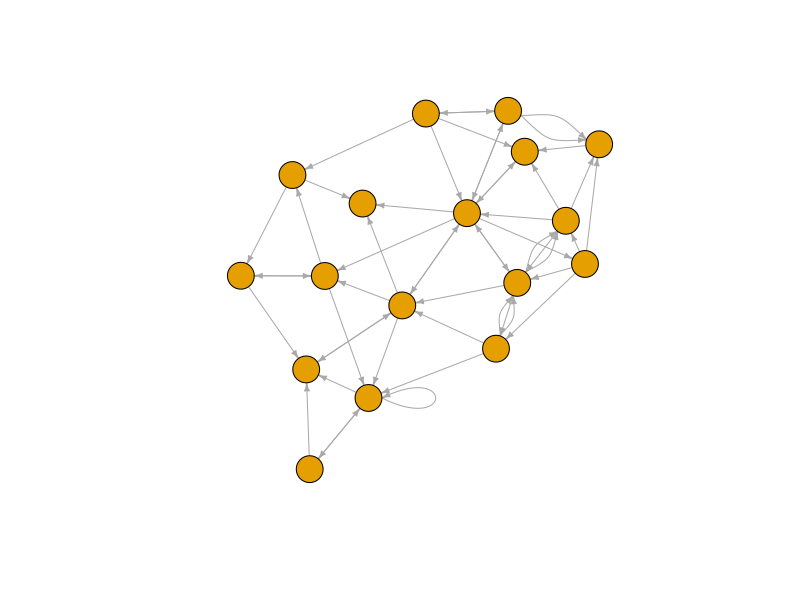
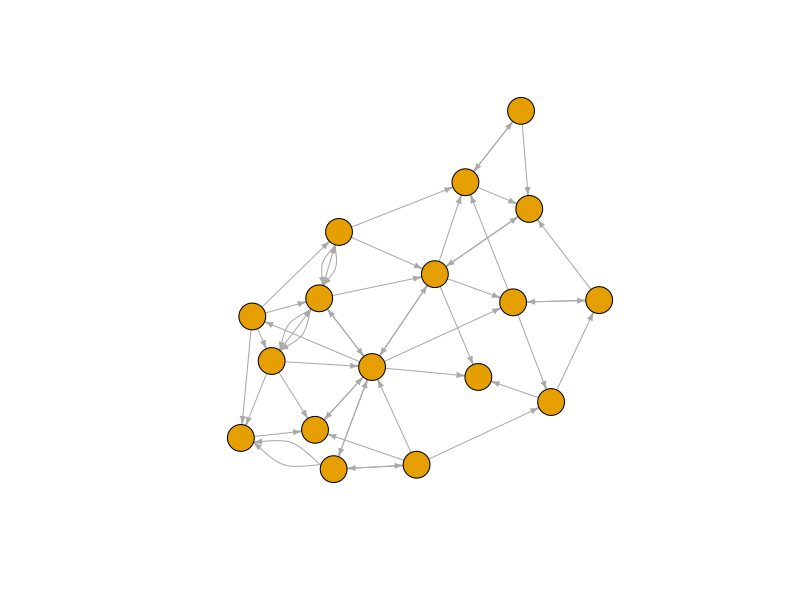
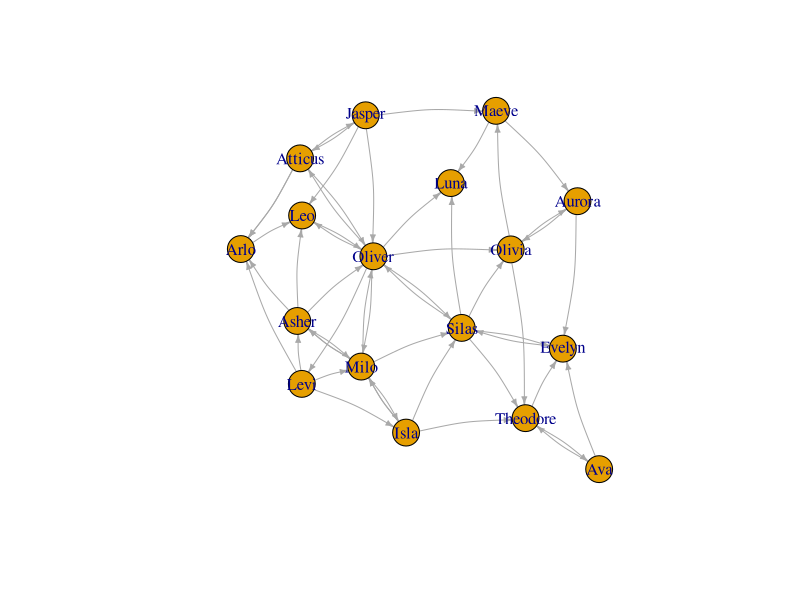
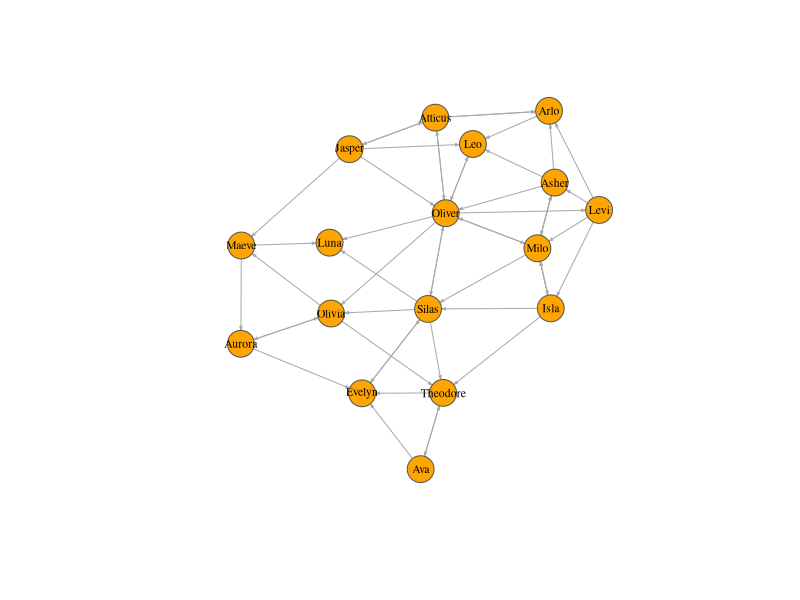

Write R code to recreate these figures, in order. (Note: this script raises an error after producing the figures.)
# 1. Network in igraph

rm(list = ls()) # Remove all the objects we created so far.

library(igraph) # Load the igraph package

# 2. Reading & modifying network data from files

nodes <- read.csv("dataset-blockchain-nodes.csv", header=T, as.is=T)

links <- read.csv("dataset-blockchain-edges.csv", header=T, as.is=T)

head(nodes)

head(links)

nrow(nodes); length(unique(nodes$id))

nrow(links); nrow(unique(links[,c("from", "to")]))

# Notice that there are more links than unique from-to combinations. That means we have cases in the data where there are multiple links between the same two nodes. We will collapse all links of the same type between the same two nodes by summing their weights, using aggregate() by “from”, “to”, & “type”. We don’t use simplify() here so as not to collapse different link types.

links <- aggregate(links[,3], links[,-3], sum)

links <- links[order(links$from, links$to),]

colnames(links)[4] <- "weight"

rownames(links) <- NULL

# 3. Turning networks into igraph objects

# We start by converting the raw data to an igraph network object. Here we use igraph’s graph.data.frame function, which takes two data frames: d and vertices.

# d describes the edges of the network. Its first two columns are the IDs of the source and the target node for each edge. The following columns are edge attributes (weight, type, label, or anything else).
# vertices starts with a column of node IDs. Any following columns are interpreted as node attributes.

net <- graph_from_data_frame(d=links, vertices=nodes, directed=T) 

class(net)

net

# We also have easy access to nodes, edges, and their attributes with:

E(net)       # The edges of the "net" object

V(net)       # The vertices of the "net" object

E(net)$type  # Edge attribute "type"

V(net)$position # Vertex attribute "position"

V(net)$discipline # Vertex attribute "discipline"

V(net)$gender # Vertex attribute "gender"

# Now that we have our igraph network object, let's make a first attempt to plot it.

plot(net, edge.arrow.size=.4,vertex.label=NA)

# That doesn’t look very good. Let’s start fixing things by removing the loops in the graph.

net <- simplify(net, remove.multiple = F, remove.loops = T)

plot(net, edge.arrow.size=.4,vertex.label=NA)

# You might notice that we could have used simplify to combine multiple edges by summing their weights with a command like simplify(net, edge.attr.comb=list(weight="sum","ignore")). The problem is that this would also combine multiple edge types (in our data: “hyperlinks” and “mentions”).

# If you need them, you can extract an edge list or a matrix from igraph networks.

as_edgelist(net, names=T)

as_adjacency_matrix(net, attr="weight")

# Or data frames describing nodes and edges:

as_data_frame(net, what="edges")

as_data_frame(net, what="vertices")

# 5. Plotting networks with igraph
# Plotting with igraph: the network plots have a wide set oparameters you can set. Those include node options 

# plot with curved edges (edge.curved=.1) and reduce arrow size:
plot(net, edge.arrow.size=.4, edge.curved=.1)

# Set edge colour to gray, and the node colour to orange.
# Replace the vertex label with the node names stored in "name"

plot(net, edge.arrow.size=.2, edge.curved=0,
     vertex.color="orange", vertex.frame.color="#555555",
     vertex.label=V(net)$name, vertex.label.color="black",
     vertex.label.cex=.7)

# Generate colors based on media type:

colrs <-c("gray50", "tomato", "gold", "azure", "beige", "coral", "cornsilk", "chocolate")

V(net)$color <- colrs[V(net)$discipline.type]

# set node size based on authority power size: (provisional)

V(net)$size <- V(net)$authority.size*0.7

# The labels are currently node IDs.

# Setting them to NA will render no labels:

V(net)$label.color <- "black"
V(net)$label <- NA

# Set edge width based on weight:

E(net)$width <- E(net)$weight/6

# Change arrow size and edge color:

E(net)$arrow.size <- .2
E(net)$edge.color <- "gray80"

E(net)$width <- 1+E(net)$weight/12

plot(net)

legend(x=-1.5, y=-.5, c("pm", "civil", "building", "mech", "piping", "elec", "inc", "transportation"), pch=21,
       col="#777777", pt.bg=colrs, pt.cex=2, cex=.8, bty="n", ncol=1)

# Let's color the edges of hte graph based on their source node color. We can get the starting node for each edge with the ends() igraph function.

edge.start <- ends(net, es=E(net), names=F)[,1]

edge.col <- V(net)$color[edge.start]

plot(net, edge.color=edge.col, edge.curved=.1, vertex.label=V(net)$name, vertex.label.color="black",
     vertex.label.cex=.7)

legend(x=-1.5, y=-.5, c("pm", "civil", "building", "mech", "piping", "elec", "inc", "transportation"), pch=21,
       col="#777777", pt.bg=colrs, pt.cex=2, cex=.8, bty="n", ncol=1)

# 4. Network and node descriptives
# 4.1 Density
# The proportion of present edges from all possible edges in the network.

edge_density(net, loops=F)

ecount(net) / (vcount(net)*(vcount(net)-1)) #for a directed network

# 4.2 Reciprocity
# The proportion of reciprocated ties (for a directed network)
reciprocity(net)

dyad_census(net) # mutual, asymmetric, and nyll node paris

# 4.3 Transitivity
# global - ratio of triangles (direction disregarded) to connected triples.
# local - ratio of triangles to connected triples each vertex is part of.

transitivity(net, type="global") # net is treated as an undirected network

transitivity(as.undirected(net, mode="collapse")) # same as above

transitivity(net, type="local")

triad_census(net) # for directed networks

# 4.4 Diameter
# A network diameter is the longest geodesic distance (length of the shortest path between two nodes) in the network.
# In igraph, diameter() returns the distance, while get_diameter() returns the nodes along the first found path of that distance.

# Note that edge weights are used by default, unless set to NA.

diameter(net, directed=F, weights=NA)

diameter(net, directed=F)

diam <- get_diameter(net, directed=T)

diam

# Note that get_diameter() returns a vertex sequence. Note though that when asked to behaved as a vector, a vertex sequence will produce the numeric indexes of the nodes in it. The same applies for edge sequences

class(diam)

as.vector(diam)

# colour nodes along the diameter:

vcol <- rep("gray40", vcount(net))
vcol[diam] <- "gold"

ecol <- rep("gray80", ecount(net))

ecol[E(net, path=diam)] <- "orange"

# E(net, path=diam) finds edges along a path, here 'diam'

plot(net, vertex.color=vcol, edge.color=ecol, edge.arrow.mode=0)

# 4.5 Node degrees
# The function degree() has a mode of in for in-degree, out for out-degree, and all or total for total degree

deg <-degree(net, mode="all")

plot(net, vertex.size=deg*3)

hist(deg, breaks=1:vcount(net)-1, main="Histogram of node degree")

# 4.6 Degree distribution

deg.dist <- degree_distribution(net, cumulative=T, mode="all")

plot(x=0:max(deg), y=1-deg.dist, pch=19, cex=1.2, col="orange")

# 4.7 Centrality & centralization

# Centrality functions (vertex level) and centralization functions (graph level). The centralization functions return res - vertex centrality, centralization, and theoretical_max - maximum centralization score for a graph of that size. The centrality function can run on a subset of nodes (set with the vids parameter).
# This is helpful for large graphs where calculating all centralities may be a resource-intensive and time-consuming task.

# Degree (number of ties)
degree(net, mode="in")
centr_degree(net, mode="in", normalized=T)

# Closeness (centrality based on distance to others in the graph)
# Inverse of the node's average geodesic distance to others in the network.

closeness(net, mode="all", weights=NA)

centr_clo(net, mode="all", normalized=T)

# Eigenvector (centrality proportional to the sum of connection centralities): Values of the first eigenvector of the graph matrix.

eigen_centrality(net, directed=T, weight=NA)

centr_eigen(net, directed=T, normalized = T)

# Betweenness (centrality based on a broker position connecting others): Number of geodesics that pass through the node or the edge

betweenness(net, directed=T, weights=NA)

edge_betweenness(net, directed=T, weights=NA)

centr_betw(net, directed=T, normalized=T)

# 4.8 Hubs and authorities

# The hubs and authorities algorithm developed by Jon Kleinberg was initially used to examine web pages. Hubs were expected to contain catalogs with a large number of outgoing links; while authorities would get many incoming links from hubs, presumably because of their high-quality relevant information.

hs <- hub_score(net, weights=NA)$vector
as <- authority_score(net, weights=NA)$vector

par(mfrow=c(1,2))
plot(net, vertex.size=hs*50, main="Hubs")
plot(net, vertex.size=as*30, main="Authorities")

# 5. Distances and paths

# Average path length: the mean of the shortest distance between each pair of nodes in the network (in both directions for directed graphs).

mean_distance(net, directed=F)

mean_distance(net, directed=T)

# We can also find the length of all shortest paths in the graph:

distances(net) # with edge weights

distances(net, weights=NA) # ignore weights

# We can extract the distances to a node or set of nodes we are interested in. Here we will get the distance of every media from the "Milo"

dist.from.Milo <- distances(net, v=V(net)[name=="Milo"], to=V(net), weights=NA)

# Set colors to plot the distances:

oranges <- colorRampPalette(c("dark red", "gold"))
col <- oranges(max(dist.from.Milo)+1)
col <- col[dist.from.Milo+1]

plot(net, vertex.color=col, vertex.label=dist.from.Milo, edge.arrow.size=.6, vertex.label.color="white")

# We can also find the shortest path between specific nodes. Say here between "Milo" and "Luna"

news.path <- shortest_paths(net, from = V(net)[name=="Milo"], to = V(net)[name="Luna"], output = "both") # both path nodes and edges

# Generate edge colour variable to plot the path:

ecol <- rep("gray50", ecount(net))
ecol[unlist(news.path$epath)] <- "orange"

# Generate edge width variable to plot the path:

ew <- rep(2, ecount(net))
ew[unlist(news.path$epath)] <- 4

# Generate node color variable to plot the path:

vcol <- rep("gray40", vcount(net))
vcol[unlist(news.path$vpath)] <- "gold"

plot(net, vertex.color=vcol, edge.color=ecol, edge.width=ew, edge.arrow.mode=0)

# Identify the edges going into or out of a vertex, for instance "Levi". For a single node, use incident(), for multiple nodes use incident_edges()

inc.edges <- incident(net, V(net)[name=="Levi"], mode="all")

# Set colors to plot the selected edges.

ecol <- rep("gray80", ecount(net))

ecol[inc.edges] <- "orange"

vcol <- rep("grey40", vcount(net))

vcol[V(net)$name=="Levi"] <- "gold"

plot(net, vertex.color=vcol, edge.color=ecol)

# We can also easily identify the immediate neighbors of a vertex, say Levi. The neighbors function finds all nodes one step out from the focal actor.
# To find the neighbors for multiple nodes, use adjacent_vertices() instead of neighbors().
# To find node neighborhoods going more than one step out, use function ego() with parameter order set to the number of steps out to go from the focal node(s).

neigh.nodes <- neighbors(net, V(net)[name=="Levi"], mode="out")

# Set colors to plot the neighbors:
vcol[neigh.nodes] <- "#ff9d00"

plot(net, vertex.color=vcol)

# Special operators for the indexing of edge sequences: %-%. %->%, %<-%

# E(network)[X %-% Y] selects edges between vertex sets X and Y, ignoring direction

# E(network)[X %->% Y] selects edges from vertex sets X to vertex set Y

# E(network)[Y %->% X] selects edges from vertex sets Y to vertex set X

# For example, select edges from transportation to pm:

E(net)[ V(net)[discipline=="transportation"] %->% V(net)[discipline=="pm"]]



# Co-citation (for a couple of nodes, how many shared nominations they have):
cocitation(net)

# 5. Subgroups and communities

# Before we start, we wil lmake our network undirected. There are several ways to do that conversion:
# We can create an undirected link between any pair of connected nodes (mode="collapse")
# Create undirected link for each directed one in the network, potentially ending up with a multiplex graph (mode="each")
# Create undirected link for each symmetric link in hte graph (mode="mutual").

# In cases when we may have ties A->B and B->A ties collapsed into a single undirected link, we need to specify what to do with their edge attributes using the parameter 'edge.attr.comb' as we did earlier with simplify().
# Here we have said that the 'weight' of the links should be summed , and all ohter edge attributes ignored and dropped.

net.sym <- as.undirected(net, mode="collapse", edge.attr.comb=list(weight="sum", "ignore"))

# 5.1 Cliques

# Find cliques (complete subgraphs of an undirected graph)

cliques(net.sym) # list of cliques

sapply(cliques(net.sym), length) # clique sizes

largest_cliques(net.sym) # cliques with max number of nodes

vcol <- rep("grey80", vcount(net.sym))

vcol[unlist(largest_cliques(net.sym))] <- "gold"

plot(as.undirected(net.sym), vertex.label=V(net.sym)$name, vertex.color=vcol)

# 5.2 Community detection
# A number of algorithms aim to detect groups that consist of densely connected nodes with fewer connections across groups.

# Community detection based on edge betweenness (Newman-Girvan)

# High-betweenness edges are removed sequentially (recalculating at each step)and the best partitioning of the network is selected.

ceb <- cluster_edge_betweenness(net)

dendPlot(ceb, mode="hclust")

plot(ceb, net)

# Let's examine the community detection igraph object:
class(ceb)

length(ceb) # number of communities

membership(ceb) # community membership for each node

modularity(ceb) # how modular the graph partitioning is

crossing(ceb, net) # boolean vector: TRUE for edges across communities

# High modularity for a partitioning reflects dense connections within communities and sparse connections across communities.

# Community detection based on propagating labels

# Assigns node labels, randomizes, than replaces each vertex's label with the label that appears most frequently among neighbors. Those steps are repeated until each vertex has the most common label of its neighbors.

clp <- cluster_label_prop(net)

# Community detection based on greedy optimization of modularity

cfg <- cluster_fast_greedy(as.undirected(net))
plot(cfg, as.undirected(net))

# We can also plot the communities without relying on their built-in plot:

V(net)$community <- cfg$membership

colrs <- adjustcolor( c("gray50", "tomato", "gold", "yellowgreen"), alpha=.6)

plot(net, vertex.color=colrs[V(net)$community])

# 5.3 K-core decomposition

# The k-core is the maximal subgraph in which every node has degree of at least k. The result here gives the coreness of each vertex in the network. A node has coreness of each vertes in the network.

# A node has coreness D if it belongs to a D-core but not to (D+1)-core.

kc <- coreness(net, mode="all")

plot(net, vertex.size=kc*6, vertex.label=kc, vertex.color=colrs[kc])

# 6. Assortativity and Homophily

# Homophily: the tendency of nodes to connec to others who are similar on some variable.

# assortativity_nominal() is for categorical variables (labels)
# assortativity() is for ordinal and above variables
# assortativity_degree() checks assortativity in node degrees

assortativity_nominal(net, V(net)$discipline.type, directed=F)
assortativity(net, V(net)$authority.size, directed=F)
assortativity_degree(net, directed=F)